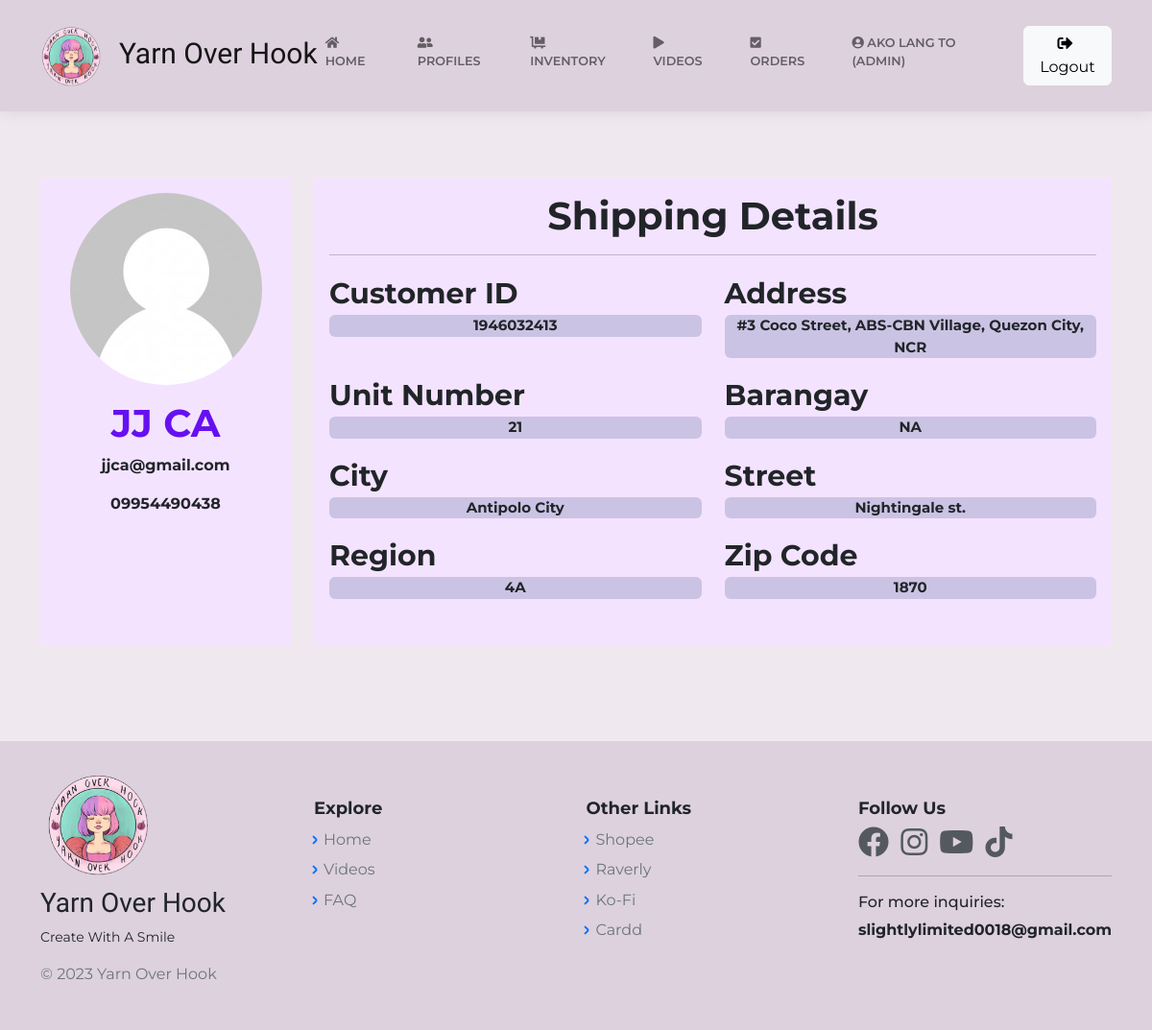
Before: /ProfileAccntViewAdmin.php?id=2 (signed in) with the older database file.
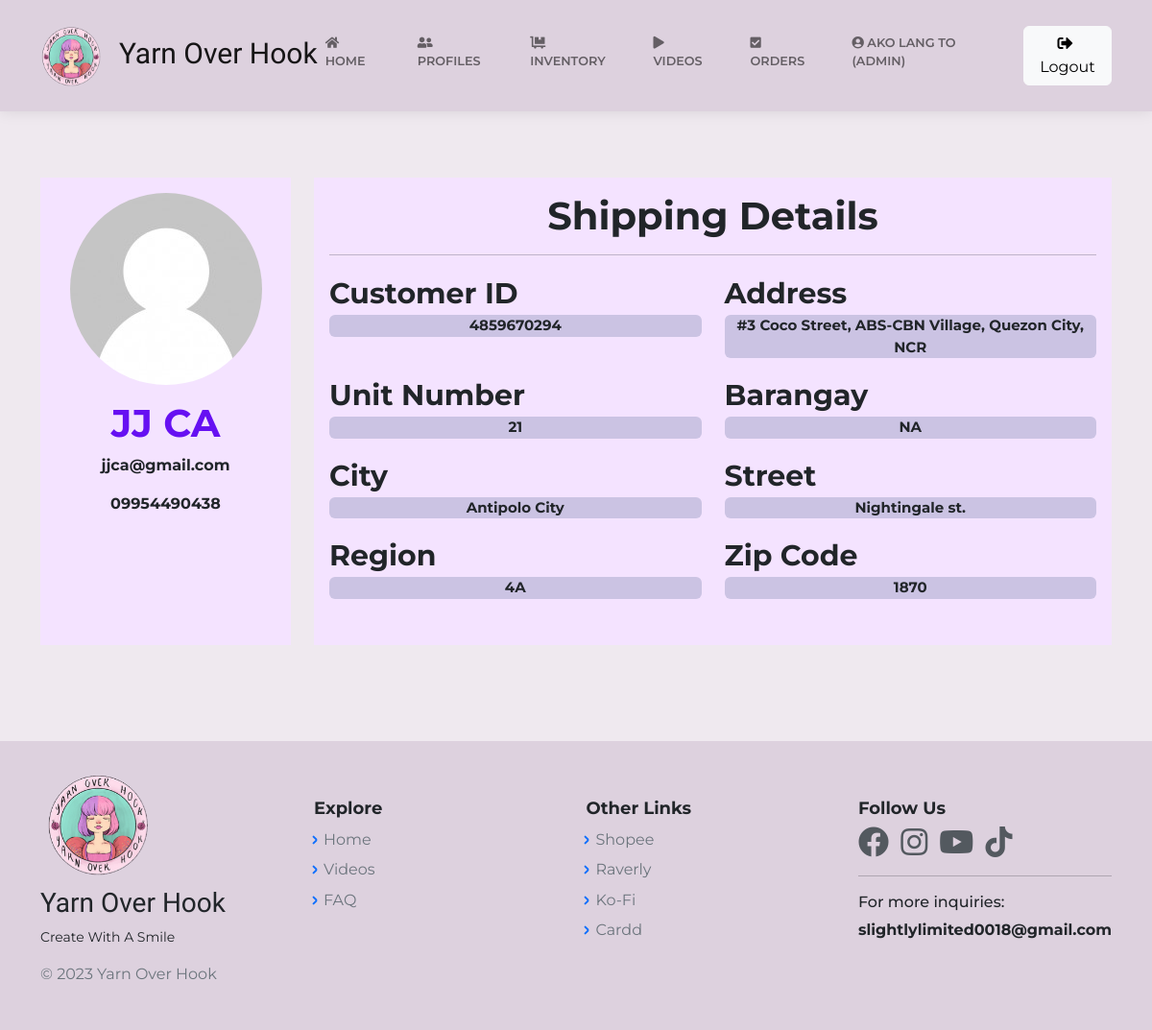
After: the same page with the newer database file.
### tables this page shows
CREATE TABLE `cust_profile` (
  `id` bigint(20) NOT NULL,
  `c_id` bigint(12) NOT NULL,
  `c_name` varchar(60) NOT NULL,
  `email` varchar(60) NOT NULL,
  `region` varchar(60) NOT NULL,
  `city` varchar(60) NOT NULL,
  `street` varchar(60) NOT NULL,
  `building` varchar(60) NOT NULL,
  `phone_no` varchar(20) NOT NULL,
  `zip_code` int(12) NOT NULL,
  `unit_no` int(11) NOT NULL,
  `date` timestamp NOT NULL DEFAULT current_timestamp() ON UPDATE current_timestamp(),
  `address` varchar(150) NOT NULL
);

### ProfileAccntViewAdmin.php (the view, shortened to what this page needs)
<?php
    include("includes/dbh.inc.php");
    require 'layouts/Header.php';
    if(isset($_GET['id'])) {
		$id = mysqli_real_escape_string($con, $_GET['id']);
		$item = "SELECT * FROM cust_profile WHERE id = $id";
		$result = mysqli_query($con, $item);
		$profile = mysqli_fetch_assoc($result);
	}
?>
<body class="d-flex flex-column min-vh-100" ">
<?php require 'layouts/nav.php';?>
    <?php if($profile): ?>
    <main class="page blog-post">
    <section class="clean-block clean-post dark" style="background-color:#efe9ef; border:none; ">
        <div class="container">
    <div class="row gutters">
    <div class="col-xl-3 col-lg-3 col-md-12 col-sm-12 col-12">
    <div class="card h-100">
        <div class="card-body" style="background: #f4e3ff;">
            <div class="account-settings">
                <div class="user-profile">
                    <div class="user-avatar" >
                        <img src="assets/img/avatars/nopic1.jpg" style="height:200px; width:200px;">
                    </div>
                    <h5 class="user-name" style="font-weight: bold; font-size:40px; color: var(--bs-indigo);"><?php echo $profile['c_name']; ?></h5>
                    <p style="font-weight: bold; "><?php echo $profile['email']; ?></p>
                    <p style="font-weight: bold; "><?php echo $profile['phone_no']; ?></p>
                </div>
            </div>
        </div>
    </div>
    </div>
    <div class="col-xl-9 col-lg-9 col-md-12 col-sm-12 col-12">
    <div class="card h-100">
        <div class="card-body" style="background: #f4e3ff;">
            <div class="row gutters">
                <div class="col-xl-12 col-lg-12 col-md-12 col-sm-12 col-12">
                    <h6 style="font-weight: bold; font-size:40px; text-align:center; " >Shipping Details</h6>
                    <hr>
                </div>
                <div class="col-xl-6 col-lg-6 col-md-6 col-sm-6 col-12">
                    <div class="form-group">
                        <label style="font-weight:bold;font-size:30px; ">Customer ID</label>
                        <p class="rounded" style="font-size:15px;background:#cbc3e3; font-weight:bold; text-align:center;"><?php echo $profile['c_id']; ?></p>
                    </div>
                </div>
                <div class="col-xl-6 col-lg-6 col-md-6 col-sm-6 col-12">
                    <div class="form-group">
                        <label style="font-weight:bold;font-size:30px; ">Address</label>
                        <p class="rounded" style="font-size:15px;background:#cbc3e3; font-weight:bold; text-align:center;"><?php echo $profile['address']; ?></p>
                    </div>
                </div>
                <div class="col-xl-6 col-lg-6 col-md-6 col-sm-6 col-12">
                    <div class="form-group">
                        <label style="font-weight:bold; font-size:30px; ">Unit Number</label>
                        <p class="rounded" style="font-size:15px;background:#cbc3e3; font-weight:bold; text-align:center;"><?php echo $profile['unit_no']; ?></p>
                    </div>
                </div>
                <div class="col-xl-6 col-lg-6 col-md-6 col-sm-6 col-12">
                    <div class="form-group">
                        <label style="font-weight:bold;font-size:30px; " >Barangay</label>
                        <p class="rounded" style="font-size:15px;background:#cbc3e3; font-weight:bold; text-align:center;"><?php echo $profile['building']; ?></p>
                    </div>
                </div>
                <div class="col-xl-6 col-lg-6 col-md-6 col-sm-6 col-12">
                    <div class="form-group">
                        <label style="font-weight:bold;font-size:30px; ">City</label>
                        <p class="rounded" style="font-size:15px;background:#cbc3e3; font-weight:bold; text-align:center;"><?php echo $profile['city']; ?></p>
                    </div>
                </div>
                <div class="col-xl-6 col-lg-6 col-md-6 col-sm-6 col-12">
                    <div class="form-group">
                        <label style="font-weight:bold;font-size:30px; ">Street</label>
                        <p class="rounded" style="font-size:15px;background:#cbc3e3; font-weight:bold; text-align:center;"><?php echo $profile['street']; ?></p>
                    </div>
                </div>
                <div class="col-xl-6 col-lg-6 col-md-6 col-sm-6 col-12">
                    <div class="form-group">
                        <label style="font-weight:bold;font-size:30px; ">Region</label>
                        <p class="rounded" style="font-size:15px;background:#cbc3e3; font-weight:bold; text-align:center;"><?php echo $profile['region']; ?></p>
                    </div>
                </div>
                <div class="col-xl-6 col-lg-6 col-md-6 col-sm-6 col-10" style="position:center;">
                    <div class="form-group">
                        <label style="font-weight:bold; font-size:30px;">Zip Code</label>
                        <p class="rounded" style="font-size:15px;background:#cbc3e3; font-weight:bold; text-align:center;"><?php echo $profile['zip_code']; ?></p>
                    </div>
                </div>
            </div>
        </div>
    </div>
    </div>
    </div>
    </div>
            <?php else: ?>
                <div class="container my-5">
                    <h2> Oops.. Page not found. Please try again. </h2>
                </div>
            <?php endif ?>
        </section>
    </main>
<?php require 'layouts/Footer.php';?>

### layouts/Header.php (shortened to what this page needs)
<!DOCTYPE html>
    <html lang="en">
    <head>
        <link rel="stylesheet" href="assets/bootstrap/css/bootstrap.min.css">
        <link rel="stylesheet" href="https://use.fontawesome.com/releases/v5.14.0/css/all.css">
        <link rel="stylesheet" href="https://cdnjs.cloudflare.com/ajax/libs/OwlCarousel2/2.3.4/assets/owl.carousel.min.css" />
        <link rel="stylesheet" href="https://cdnjs.cloudflare.com/ajax/libs/OwlCarousel2/2.3.4/assets/owl.theme.default.min.css" />
        <link rel="stylesheet" href="https://cdn.jsdelivr.net/npm/pace-js@latest/pace-theme-default.min.css">
        <link href="https://cdnjs.cloudflare.com/ajax/libs/sweetalert/1.1.3/sweetalert.css" rel="stylesheet" />
        <link rel="stylesheet" href="assets/css/main.css">
        <link rel="stylesheet" href="assets/css/minimal.css">
        <link rel="stylesheet" href="assets/css/animate.min.css">
        <link rel="stylesheet" href="assets/fonts/simple-line-icons.min.css">
        <link rel="stylesheet" href="assets/css/Animated-Pretty-Product-List-v12-Animated-Pretty-Product-List.css">
        <link rel="stylesheet" href="assets/css/ProdListDesign.css">
        <link rel="stylesheet" href="assets/css/Login-with-overlay-image.css">
        <link rel="stylesheet" href="assets/css/LoginOverlay.css">
        <link rel="stylesheet" href="assets/css/modal.css">
        <link rel="stylesheet" href="assets/css/Profile-Card.css">
        <link rel="stylesheet" href="assets/css/Profile-Edit-Form-styles.css">
        <link rel="stylesheet" href="assets/css/Profile-Edit-Form.css">
        <link rel="stylesheet" href="assets/css/ProfileEdit1.css">
        <link rel="stylesheet" href="assets/css/ProfileEdit2.css">
        <link rel="stylesheet" href="assets/css/ProfileEdit3.css">
        <link rel="stylesheet" href="assets/css/SearchCSS.css">
        <link rel="stylesheet" href="assets/css/Search-Input-responsive.css">
        <link rel="stylesheet" href="assets/css/styleA.css">
        <link rel="stylesheet" href="assets/css/vanilla-zoom.min.css">
        <link rel="stylesheet" href="assets/css/ProfileDesignAdmin.css">
    </head>

### layouts/Nav.php (shortened to what this page needs)
<header>
    <nav class="navbar navbar-light navbar-expand-lg fixed-top clean-navbar">
        <div class="container">
        <a class="navbar-brand logo mx-auto" href="HomePage.php" style="padding-left: 55px;padding-right: 0px;margin-right: 44px;font-size: 30px;font-family: Alata, sans-serif;">
        <img width="70" style="padding-left: 0px;margin-left: -58px;padding-bottom: 0px;" src="assets/img/LOGOEXAMPLE.png" title="Yarn Over Hook" alt="Yarn Over Hook">&nbsp; Yarn Over Hook</a>
            <div class="collapse navbar-collapse my-2" id="navcol-1">
            <?php
                if (isset($_SESSION['cust_id']) && $_SESSION['user_rank'] == 'user'){
                    echo '<ul class="navbar-nav ms-auto">
                    <li class="nav-item"><a class="nav-link" href="HomePage.php"><i class="fas fa-home"></i> Home</a></li>
                    <li class="nav-item"><a class="nav-link" href="ProfileAccntView.php"><i class="fas fa-user-friends"></i> Profiles</a></li>
                    <li class="nav-item"><a class="nav-link" href="OrderPageCust.php"><i class="fas fa-check-square"></i> Orders</a></li>
                    <li class="nav-item"><a class="nav-link" href="#"><i class="fas fa-user-circle"></i> '.$_SESSION['cust_name'].'</a></li>
                    <form class="form-inline" action="includes/logout.inc.php" method="POST">
                        <button class="btn btn-light my-3 my-sm-0" id="logout" name="logout" type="submit"> <i class="fas fa-sign-out-alt"></i> Logout</button>
                    </form>
                    </ul>';
                } else if (isset($_SESSION['cust_id']) && $_SESSION['user_rank'] == 'admin') {
                    echo '<ul class="navbar-nav ms-auto">
                    <li class="nav-item"><a class="nav-link" href="HomePage.php"><i class="fas fa-home"></i> Home</a></li>
                    <li class="nav-item"><a class="nav-link" href="CustomerProfileListAdmin.php"><i class="fas fa-user-friends"></i> Profiles</a></li>
                    <li class="nav-item"><a class="nav-link" href="Inventory.php"><i class="fas fa-dolly-flatbed"></i> Inventory</a></li>
                    <li class="nav-item"><a class="nav-link" href="VideosAdmin.php"><i class="fas fa-play"></i> Videos</a></li>
                    <li class="nav-item"><a class="nav-link" href="OrdersAdminView.php"><i class="fas fa-check-square"></i> Orders</a></li>
                    <li class="nav-item"><a class="nav-link" href="#"><i class="fas fa-user-circle"></i> '.$_SESSION['cust_name'].' ('.$_SESSION['user_rank'].')</a></li>
                    <form class="form-inline" action="includes/logout.inc.php" method="POST">
                        <button class="btn btn-light my-3 my-sm-0" id="logout" name="logout" type="submit"> <i class="fas fa-sign-out-alt"></i> Logout</button>
                    </form>
                    </ul>';
                }
            ?>
            </div>
        </div>
    </nav>
</header>

### layouts/Footer.php (shortened to what this page needs)
  <footer class="mt-auto page-footer">
    <div class="container">
   	  <div class="row">
        <div class="col-12 col-md-3">
        	<a href="#"><img class="mb-2" src="assets/img/LOGOEXAMPLE.png" width="120" alt="Yarn Over Hook" title="Yarn Over Hook"></a>
          <h3 style="font-family: Alata, sans-serif;">Yarn Over Hook</h3>
          <small class="d-block mb-3">Create With A Smile</small>
          <p class="d-block mb-3 text-muted">&copy; <?php echo date("Y"); ?> Yarn Over Hook</p>
        </div>
        <div class="col-6 col-md">
          <h5>Explore</h5>
          <ul class="list-unstyled text-small">
            <li class="mb-1"><a class="link-secondary text-decoration-none" href="HomePage.php">Home</a></li>
            <li class="mb-1"><a class="link-secondary text-decoration-none" href="Videos.php">Videos</a></li>
            <li class="mb-1"><a class="link-secondary text-decoration-none" href="FAQ.php">FAQ</a></li>
          </ul>
        </div>
        <div class="col-6 col-md">
          <h5>Other Links</h5>
          <ul class="list-unstyled text-small">
            <li class="mb-1"><a class="link-secondary text-decoration-none" target="_blank" href="https://shopee.ph/y.o.h.plus">Shopee</a></li>
            <li class="mb-1"><a class="link-secondary text-decoration-none" target="_blank" href="https://www.ravelry.com/people/yohplus">Raverly</a></li>
            <li class="mb-1"><a class="link-secondary text-decoration-none" target="_blank" href="https://ko-fi.com/yohplus/link/CHONKY10">Ko-Fi</a></li>
            <li class="mb-1"><a class="link-secondary text-decoration-none" target="_blank" href="https://yohplus.carrd.co">Cardd</a></li>
          </ul>
        </div>
        <div class="col-12 col-md">
        <h5>Follow Us</h5>
          <div class="ft-soc">
  				  <a href="https://www.facebook.com/y.o.h.plus" target="_blank"> <i class="fab fa-facebook fa-2x me-2"></i></a>
            <a href="https://www.instagram.com/y.o.h.plus" target="_blank"> <i class="fab fa-instagram fa-2x me-2"></i></a>
  				  <a href="https://www.youtube.com/channel/UCSxg8KwMRQxEk8v5vjpXKcg" target="_blank"> <i class="fab fa-youtube fa-2x me-2"></i></a>
            <a href="https://vt.tiktok.com/ZScNM2Lx" target="_blank"> <i class="fab fa-tiktok fa-2x me-2"></i></a>
          </div><hr>
        <h6>For more inquiries:</h6>
        <strong>slightlylimited0018@gmail.com</strong>
    </footer>
    </body>
</html>

### assets/css/main.css (style rules this page uses)
body { background-color: #efe9ef !important; padding-top: 85px; }
footer { background-color: #ddd1de !important; padding: 30px; }
nav { padding: 20px; }
.navbar { background-color: #ddd1de; }
.container { animation: transitionInContainer 0.50s; }

### assets/css/Profile-Edit-Form-styles.css (style rules this page uses)
hr { height: 2px; }

### assets/css/Profile-Edit-Form.css (style rules this page uses)
hr { height: 2px; }

### assets/css/ProfileEdit1.css (style rules this page uses)
hr { height: 2px; }

### assets/css/ProfileEdit2.css (style rules this page uses)
hr { height: 2px; }

### assets/css/ProfileDesignAdmin.css (style rules this page uses)
.account-settings .user-profile { margin: 0 0 1rem 0; padding-bottom: 1rem; text-align: center; }
.account-settings .user-profile .user-avatar { margin: 0 0 1rem 0; }
.account-settings .user-profile .user-avatar img { width: 90px; height: 90px; -moz-border-radius: 100px; border-radius: 100px; }
.account-settings .user-profile h5.user-name { margin: 0 0 0.5rem 0; }
.card { background: #ffffff; -moz-border-radius: 5px; border-radius: 5px; border: 0; margin-bottom: 1rem; }

Changed rows visible on the page:
changed cust_profile "JJ CA": c "1946032413" → "4859670294"
